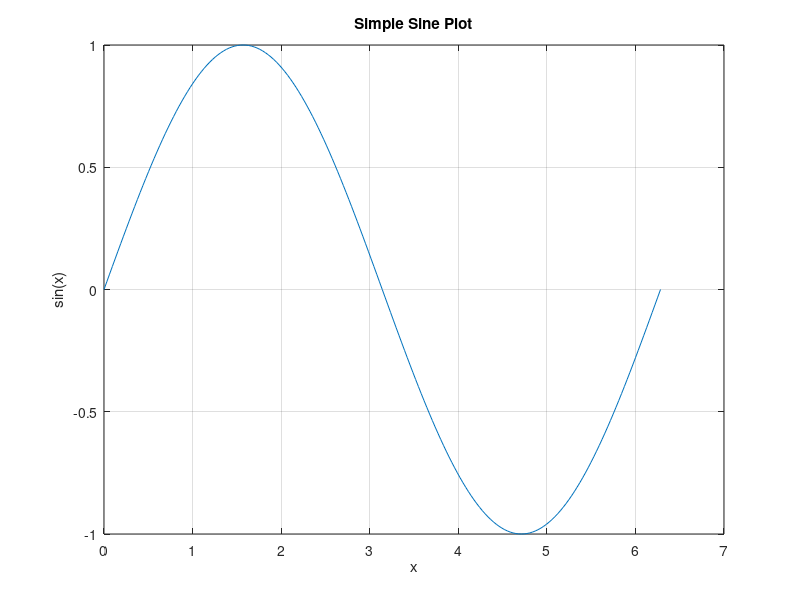
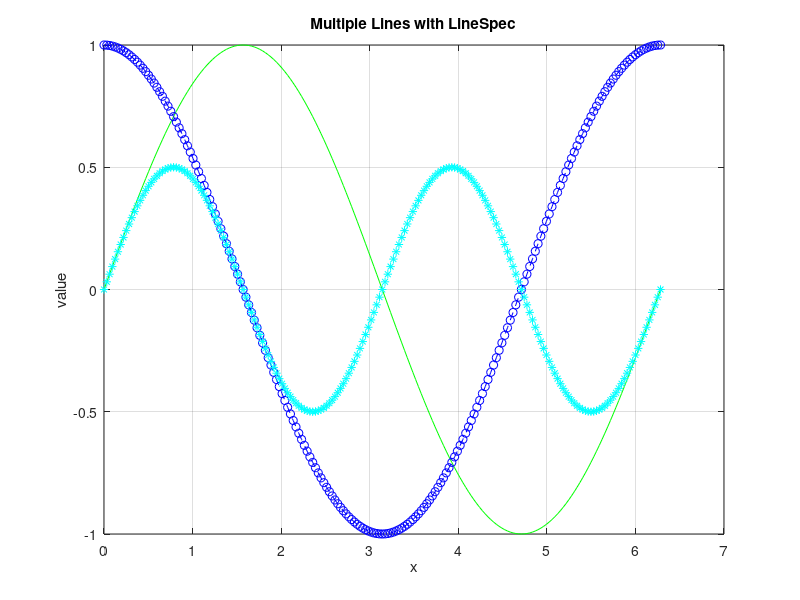
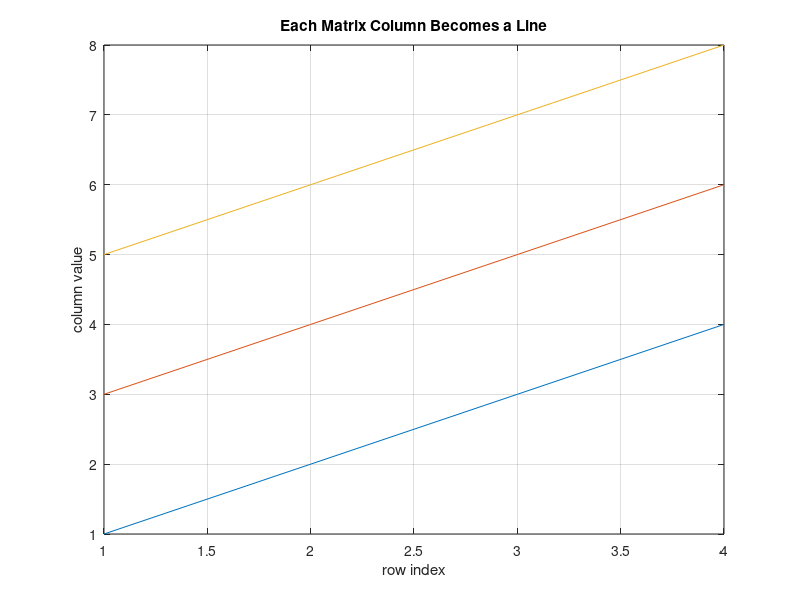
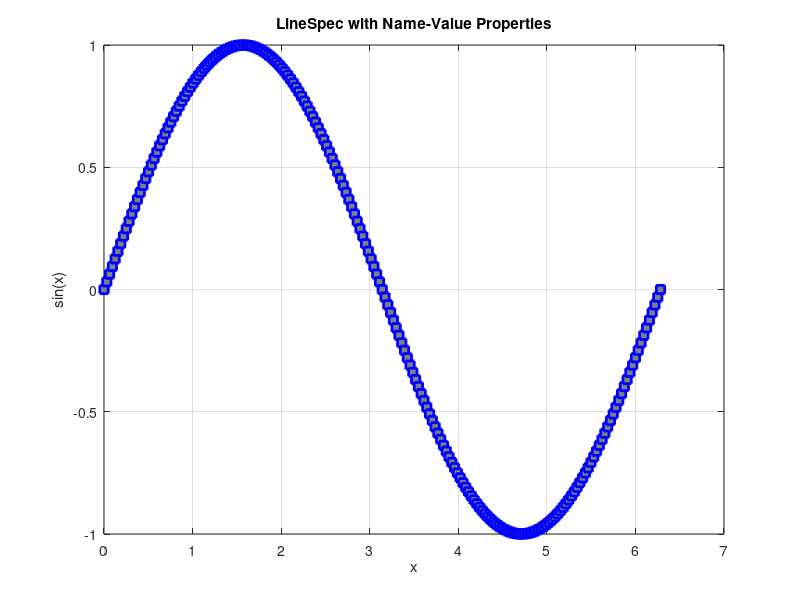

The MATLAB script that drew these images, in order:
% =========================================================
% MathTool MATLAB-Style Plot Example
% =========================================================
% Demonstrates expanded plot syntax:
%
% - plot(Y)
% - plot(X, Y)
% - plot(X1, Y1, X2, Y2)
% - plot(X, Y, LineSpec)
% - plot(___, Name, Value)
% - hold on / hold off
% - grid on / grid off
% =========================================================

% ---------------------------------------------------------
% Simple line plot
% ---------------------------------------------------------

x = 0:pi/100:2*pi;
y = sin(x);

figure(1);
plot(x, y);
title("Simple Sine Plot");
xlabel("x");
ylabel("sin(x)");
grid on;


% ---------------------------------------------------------
% Multiple X/Y pairs in one plot call
% ---------------------------------------------------------

y1 = sin(x);
y2 = cos(x);
y3 = sin(x) .* cos(x);

figure(2);
plot(x, y1, "g", x, y2, "b--o", x, y3, "c*");
title("Multiple Lines with LineSpec");
xlabel("x");
ylabel("value");
grid on;


% ---------------------------------------------------------
% Matrix columns
% ---------------------------------------------------------

Y = [
    1 3 5;
    2 4 6;
    3 5 7;
    4 6 8
];

figure(3);
plot(Y);
title("Each Matrix Column Becomes a Line");
xlabel("row index");
ylabel("column value");
grid on;


% ---------------------------------------------------------
% Name-value properties
% ---------------------------------------------------------

figure(4);
plot(
    x,
    y1,
    "--gs",
    "LineWidth",
    2,
    "MarkerSize",
    6,
    "MarkerEdgeColor",
    "b",
    "MarkerFaceColor",
    [0.5 0.5 0.5]
);
title("LineSpec with Name-Value Properties");
xlabel("x");
ylabel("sin(x)");
grid on;


% ---------------------------------------------------------
% RGB color and a single point
% ---------------------------------------------------------

figure(5);
plot(x, cos(5 .* x), "Color", [0 0.7 0.9], "LineWidth", 2);
hold on;
plot(1, 0, "ro", "MarkerSize", 10);
hold off;
title("RGB Color and Single Point");
xlabel("x");
ylabel("cos(5x)");
grid on;

disp("MATLAB-style plot example complete");
